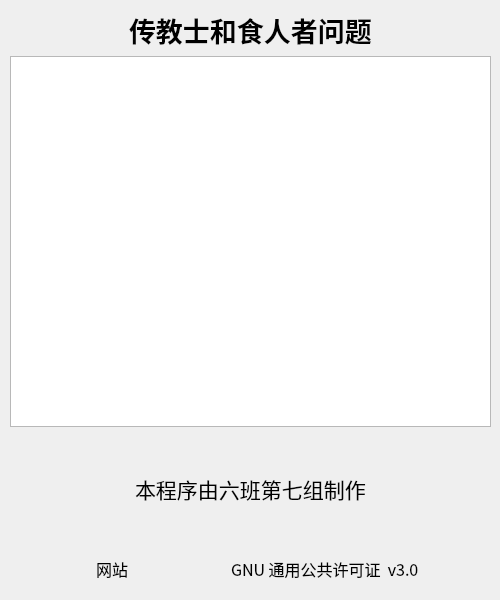
<?xml version="1.0" encoding="UTF-8"?>
<ui version="4.0">
 <class>IntroWindow</class>
 <widget class="QDialog" name="IntroWindow">
  <property name="geometry">
   <rect>
    <x>0</x>
    <y>0</y>
    <width>500</width>
    <height>600</height>
   </rect>
  </property>
  <property name="minimumSize">
   <size>
    <width>500</width>
    <height>600</height>
   </size>
  </property>
  <property name="maximumSize">
   <size>
    <width>500</width>
    <height>600</height>
   </size>
  </property>
  <property name="font">
   <font>
    <family>Noto Sans CJK SC</family>
    <pointsize>16</pointsize>
   </font>
  </property>
  <property name="windowTitle">
   <string>关于</string>
  </property>
  <widget class="QWidget" name="">
   <property name="geometry">
    <rect>
     <x>10</x>
     <y>10</y>
     <width>481</width>
     <height>581</height>
    </rect>
   </property>
   <layout class="QVBoxLayout" name="verticalLayout" stretch="10,100,10,10,10,10,1">
    <property name="spacing">
     <number>6</number>
    </property>
    <item>
     <layout class="QHBoxLayout" name="horizontalLayout_2">
      <item>
       <spacer name="horizontalSpacer">
        <property name="orientation">
         <enum>Qt::Horizontal</enum>
        </property>
        <property name="sizeHint" stdset="0">
         <size>
          <width>40</width>
          <height>20</height>
         </size>
        </property>
       </spacer>
      </item>
      <item>
       <widget class="QLabel" name="label_2">
        <property name="font">
         <font>
          <pointsize>20</pointsize>
          <weight>75</weight>
          <bold>true</bold>
         </font>
        </property>
        <property name="text">
         <string>传教士和食人者问题</string>
        </property>
       </widget>
      </item>
      <item>
       <spacer name="horizontalSpacer_3">
        <property name="orientation">
         <enum>Qt::Horizontal</enum>
        </property>
        <property name="sizeHint" stdset="0">
         <size>
          <width>40</width>
          <height>20</height>
         </size>
        </property>
       </spacer>
      </item>
     </layout>
    </item>
    <item>
     <widget class="QTextBrowser" name="textBrowser">
      <property name="minimumSize">
       <size>
        <width>0</width>
        <height>0</height>
       </size>
      </property>
      <property name="maximumSize">
       <size>
        <width>500</width>
        <height>600</height>
       </size>
      </property>
      <property name="font">
       <font>
        <family>Noto Sans CJK SC</family>
        <pointsize>16</pointsize>
        <weight>75</weight>
        <bold>true</bold>
       </font>
      </property>
     </widget>
    </item>
    <item>
     <spacer name="verticalSpacer">
      <property name="orientation">
       <enum>Qt::Vertical</enum>
      </property>
      <property name="sizeHint" stdset="0">
       <size>
        <width>20</width>
        <height>40</height>
       </size>
      </property>
     </spacer>
    </item>
    <item>
     <layout class="QHBoxLayout" name="horizontalLayout_3">
      <item>
       <spacer name="horizontalSpacer_5">
        <property name="orientation">
         <enum>Qt::Horizontal</enum>
        </property>
        <property name="sizeHint" stdset="0">
         <size>
          <width>40</width>
          <height>20</height>
         </size>
        </property>
       </spacer>
      </item>
      <item>
       <widget class="QLabel" name="label">
        <property name="font">
         <font>
          <pointsize>16</pointsize>
         </font>
        </property>
        <property name="text">
         <string>本程序由六班第七组制作</string>
        </property>
        <property name="openExternalLinks">
         <bool>true</bool>
        </property>
       </widget>
      </item>
      <item>
       <spacer name="horizontalSpacer_4">
        <property name="orientation">
         <enum>Qt::Horizontal</enum>
        </property>
        <property name="sizeHint" stdset="0">
         <size>
          <width>40</width>
          <height>20</height>
         </size>
        </property>
       </spacer>
      </item>
     </layout>
    </item>
    <item>
     <spacer name="verticalSpacer_2">
      <property name="orientation">
       <enum>Qt::Vertical</enum>
      </property>
      <property name="sizeHint" stdset="0">
       <size>
        <width>20</width>
        <height>40</height>
       </size>
      </property>
     </spacer>
    </item>
    <item>
     <layout class="QHBoxLayout" name="horizontalLayout" stretch="12,10,8,10,10">
      <item>
       <spacer name="horizontalSpacer_6">
        <property name="orientation">
         <enum>Qt::Horizontal</enum>
        </property>
        <property name="sizeHint" stdset="0">
         <size>
          <width>40</width>
          <height>20</height>
         </size>
        </property>
       </spacer>
      </item>
      <item>
       <widget class="QLabel" name="label_website">
        <property name="font">
         <font>
          <pointsize>12</pointsize>
         </font>
        </property>
        <property name="text">
         <string>网站</string>
        </property>
        <property name="openExternalLinks">
         <bool>true</bool>
        </property>
       </widget>
      </item>
      <item>
       <spacer name="horizontalSpacer_2">
        <property name="orientation">
         <enum>Qt::Horizontal</enum>
        </property>
        <property name="sizeHint" stdset="0">
         <size>
          <width>40</width>
          <height>20</height>
         </size>
        </property>
       </spacer>
      </item>
      <item>
       <widget class="QLabel" name="label_licenses">
        <property name="font">
         <font>
          <pointsize>12</pointsize>
         </font>
        </property>
        <property name="text">
         <string>GNU 通用公共许可证  v3.0</string>
        </property>
        <property name="openExternalLinks">
         <bool>true</bool>
        </property>
       </widget>
      </item>
      <item>
       <spacer name="horizontalSpacer_7">
        <property name="orientation">
         <enum>Qt::Horizontal</enum>
        </property>
        <property name="sizeHint" stdset="0">
         <size>
          <width>40</width>
          <height>20</height>
         </size>
        </property>
       </spacer>
      </item>
     </layout>
    </item>
    <item>
     <spacer name="verticalSpacer_3">
      <property name="orientation">
       <enum>Qt::Vertical</enum>
      </property>
      <property name="sizeHint" stdset="0">
       <size>
        <width>20</width>
        <height>40</height>
       </size>
      </property>
     </spacer>
    </item>
   </layout>
  </widget>
 </widget>
 <resources/>
 <connections/>
</ui>
